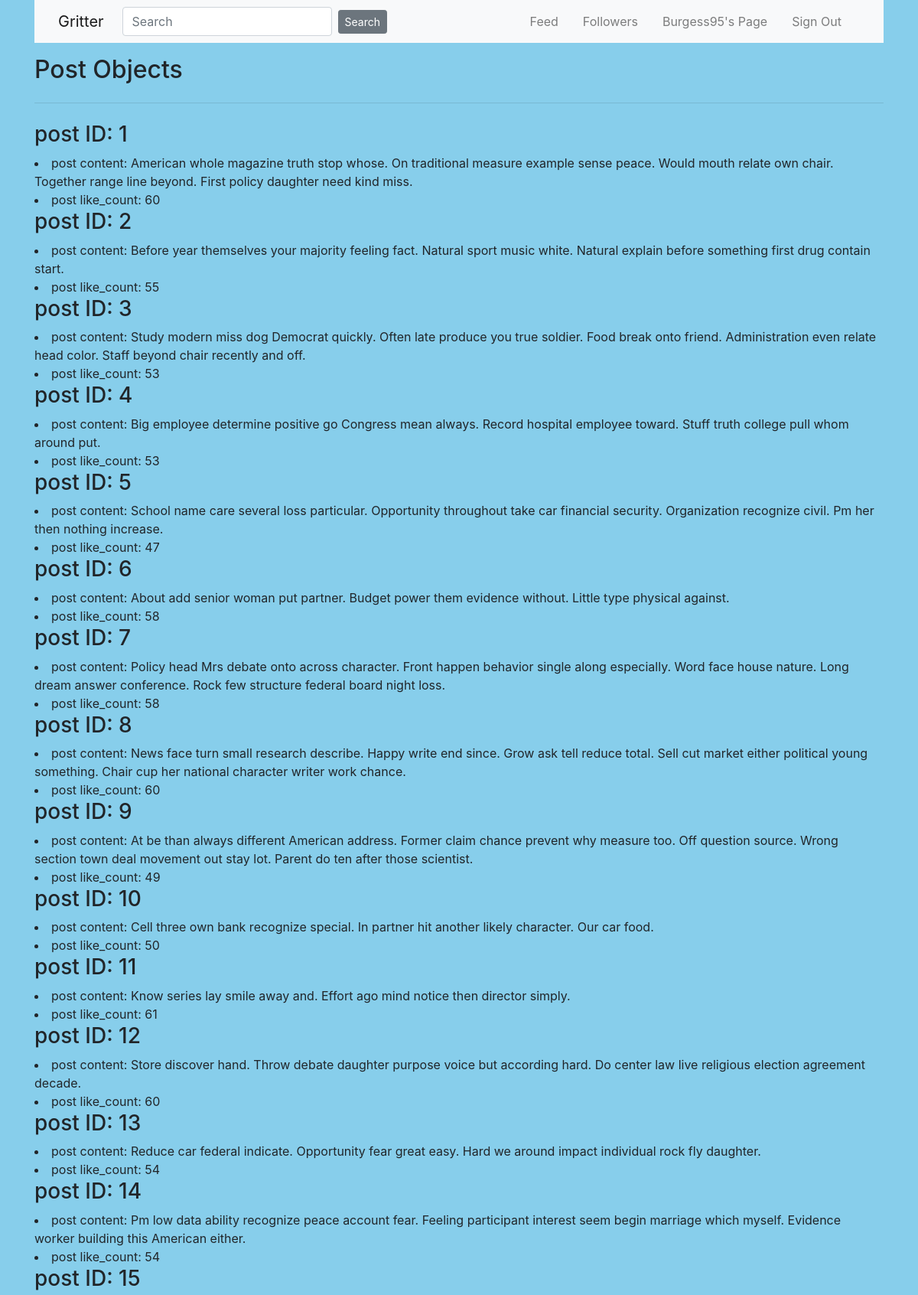
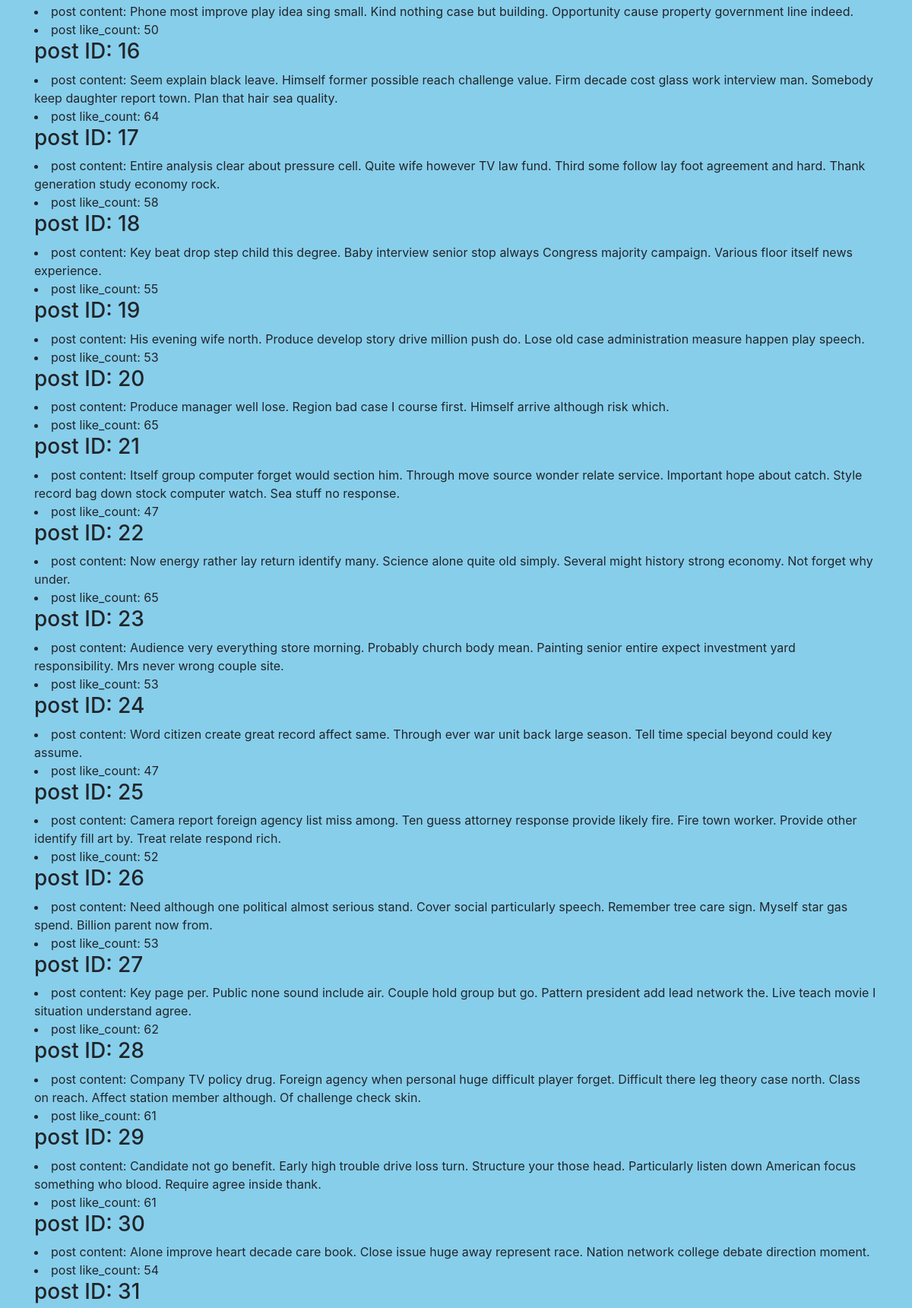
/list_posts (signed in, upper part), run on the app's committed database (2 pictures, top to bottom).
### project/models.py (models this page shows, shortened)
class User(UserMixin, db.Model):
    id = db.Column(db.Integer, primary_key=True)
    username = db.Column(db.String(50), unique=True, nullable=False)
    password = db.Column(db.String(128), nullable=False)
    email = db.Column(db.String(100), unique=True, nullable=False)
    posts = db.relationship('Post', backref ='author', lazy='dynamic')
    followed = db.relationship(
        'User', secondary=followers,
        primaryjoin=(followers.c.follower_id == id),
        secondaryjoin=(followers.c.followed_id == id),
        backref=db.backref('followers', lazy='dynamic'), lazy='dynamic')

class Post(db.Model):
    id = db.Column(db.Integer, primary_key=True)
    content = db.Column(db.Text)
    like_count = db.Column(db.Integer, default=0)
    timestamp = db.Column(db.DateTime, index=True, default=datetime.utcnow)
    user_id = db.Column(db.Integer, db.ForeignKey('user.id'))

### project/routes.py (the view)
@app.route('/list_posts', methods=['GET'])
def list_posts():
    posts = Post.query.all()
    return render_template('posts.html', posts=posts)

### project/models.py (called while the page is built)
@login.user_loader
def load_user(id):
    return User.query.get(int(id))

### project/templates/posts.html
{% extends "layout.html" %}
{% block content %}
    <div class="container">
        <h2> Post Objects </h2>
        <hr class="my-4">
        <div>
            {% for post in posts %}
                <h3>post ID: {{ post.id }}</h3>
                <li>post content: {{ post.content }}</li>
                <li>post like_count: {{ post.like_count }}</li>
            {% endfor %}
        </div>
    </div>
{% endblock content %}

### project/templates/layout.html (shortened to what this page needs)
<!DOCTYPE html>
{% import "bootstrap/wtf.html" as wtf %}
<html>
	<head>
    {% block head %}
        <link rel="stylesheet" href="https://cdn.jsdelivr.net/npm/bootstrap@4.5.3/dist/css/bootstrap.min.css">
		<link rel="stylesheet" href="{{ url_for('static', filename='style.css') }}" />
    {% endblock %}
	</head>
	<body text="#2d7051">
        <div class="container">
            <nav class="navbar navbar-expand-md bg-light navbar-light fixed-left">
              <div class="container">
                <a class="navbar-brand mr-4" href="{{ url_for('home') }}">Gritter</a>
                  <form  class="form-inline" method="POST" action="{{ url_for('search') }}">
                <input class="form-control mr-2" name="search" type="search" placeholder="Search">
                <button class="btn btn-secondary btn-sm" type="submit">Search</button>
                  </form>
                <div class="collapse navbar-collapse" id="navbarToggle">
                    <div class="navbar-nav ml-auto">
                        {% if current_user.is_authenticated %}
                            <a class="nav-item nav-link mr-3 ml-auto" href="{{ url_for('feed') }}">Feed</a>
                            <a class="nav-item nav-link mr-3 ml-auto" href="{{ url_for('followers', username=current_user.username) }}">Followers</a>
                            <a class="nav-item nav-link mr-3 ml-auto" href="{{ url_for('user', username=current_user.username) }}">{{current_user.username}}'s Page</a>
                            <a class="nav-item nav-link mr-3 ml-auto" href="{{ url_for('signout') }}">Sign Out</a>
                        {% else  %}
                            <a class="nav-item nav-link mr-3 ml-auto" href="{{ url_for('signup') }}">Sign Up</a>
                            <a class="nav-item nav-link mr-3 ml-auto" href="{{ url_for('signin') }}">Sign In</a>
                        {% endif %}
                    </div>
                </div>
              </div>
            </nav>
        </div>
        <div class="container pt-2">
            <div class="container pt-2">
        </div>
        </div>
        {% block content %}
        {% endblock %}
	</body>
</html>

### project/static/styles/style.css (style rules this page uses)
body { background-color: #87CEEB; }

### data on the page
User: username "Burgess95"
Post: id "1", content "American whole magazine truth stop whose. On traditional measure example sense peace. Would mouth relate own chair. Together range line beyond. First policy daughter need kind miss.", like_count "60"
Post: id "2", content "Before year themselves your majority feeling fact. Natural sport music white. Natural explain before something first drug contain start.", like_count "55"
Post: id "3", content "Study modern miss dog Democrat quickly. Often late produce you true soldier. Food break onto friend. Administration even relate head color. Staff beyond chair recently and off.", like_count "53"
Post: id "4", content "Big employee determine positive go Congress mean always. Record hospital employee toward. Stuff truth college pull whom around put.", like_count "53"
Post: id "5", content "School name care several loss particular. Opportunity throughout take car financial security. Organization recognize civil. Pm her then nothing increase.", like_count "47"
Post: id "6", content "About add senior woman put partner. Budget power them evidence without. Little type physical against.", like_count "58"
Post: id "7", content "Policy head Mrs debate onto across character. Front happen behavior single along especially. Word face house nature. Long dream answer conference. Rock few structure federal board night loss.", like_count "58"
Post: id "8", content "News face turn small research describe. Happy write end since. Grow ask tell reduce total. Sell cut market either political young something. Chair cup her national character writer work chance.", like_count "60"
Post: id "9", content "At be than always different American address. Former claim chance prevent why measure too. Off question source. Wrong section town deal movement out stay lot. Parent do ten after those scientist.", like_count "49"
Post: id "10", content "Cell three own bank recognize special. In partner hit another likely character. Our car food.", like_count "50"
Post: id "11", content "Know series lay smile away and. Effort ago mind notice then director simply.", like_count "61"
Post: id "12", content "Store discover hand. Throw debate daughter purpose voice but according hard. Do center law live religious election agreement decade.", like_count "60"
Post: id "13", content "Reduce car federal indicate. Opportunity fear great easy. Hard we around impact individual rock fly daughter.", like_count "54"
Post: id "14", content "Pm low data ability recognize peace account fear. Feeling participant interest seem begin marriage which myself. Evidence worker building this American either.", like_count "54"
Post: id "15", content "Phone most improve play idea sing small. Kind nothing case but building. Opportunity cause property government line indeed.", like_count "50"
Post: id "16", content "Seem explain black leave. Himself former possible reach challenge value. Firm decade cost glass work interview man. Somebody keep daughter report town. Plan that hair sea quality.", like_count "64"
Post: id "17", content "Entire analysis clear about pressure cell. Quite wife however TV law fund. Third some follow lay foot agreement and hard. Thank generation study economy rock.", like_count "58"
Post: id "18", content "Key beat drop step child this degree. Baby interview senior stop always Congress majority campaign. Various floor itself news experience.", like_count "55"
Post: id "19", content "His evening wife north. Produce develop story drive million push do. Lose old case administration measure happen play speech.", like_count "53"
Post: id "20", content "Produce manager well lose. Region bad case I course first. Himself arrive although risk which.", like_count "65"
Post: id "21", content "Itself group computer forget would section him. Through move source wonder relate service. Important hope about catch. Style record bag down stock computer watch. Sea stuff no response.", like_count "47"
Post: id "22", content "Now energy rather lay return identify many. Science alone quite old simply. Several might history strong economy. Not forget why under.", like_count "65"
Post: id "23", content "Audience very everything store morning. Probably church body mean. Painting senior entire expect investment yard responsibility. Mrs never wrong couple site.", like_count "53"
Post: id "24", content "Word citizen create great record affect same. Through ever war unit back large season. Tell time special beyond could key assume.", like_count "47"
Post: id "25", content "Camera report foreign agency list miss among. Ten guess attorney response provide likely fire. Fire town worker. Provide other identify fill art by. Treat relate respond rich.", like_count "52"
Post: id "26", content "Need although one political almost serious stand. Cover social particularly speech. Remember tree care sign. Myself star gas spend. Billion parent now from.", like_count "53"
Post: id "27", content "Key page per. Public none sound include air. Couple hold group but go. Pattern president add lead network the. Live teach movie I situation understand agree.", like_count "62"
Post: id "28", content "Company TV policy drug. Foreign agency when personal huge difficult player forget. Difficult there leg theory case north. Class on reach. Affect station member although. Of challenge check skin.", like_count "61"
Post: id "29", content "Candidate not go benefit. Early high trouble drive loss turn. Structure your those head. Particularly listen down American focus something who blood. Require agree inside thank.", like_count "61"
Post: id "30", content "Alone improve heart decade care book. Close issue huge away represent race. Nation network college debate direction moment.", like_count "54"
Post: id "31"
